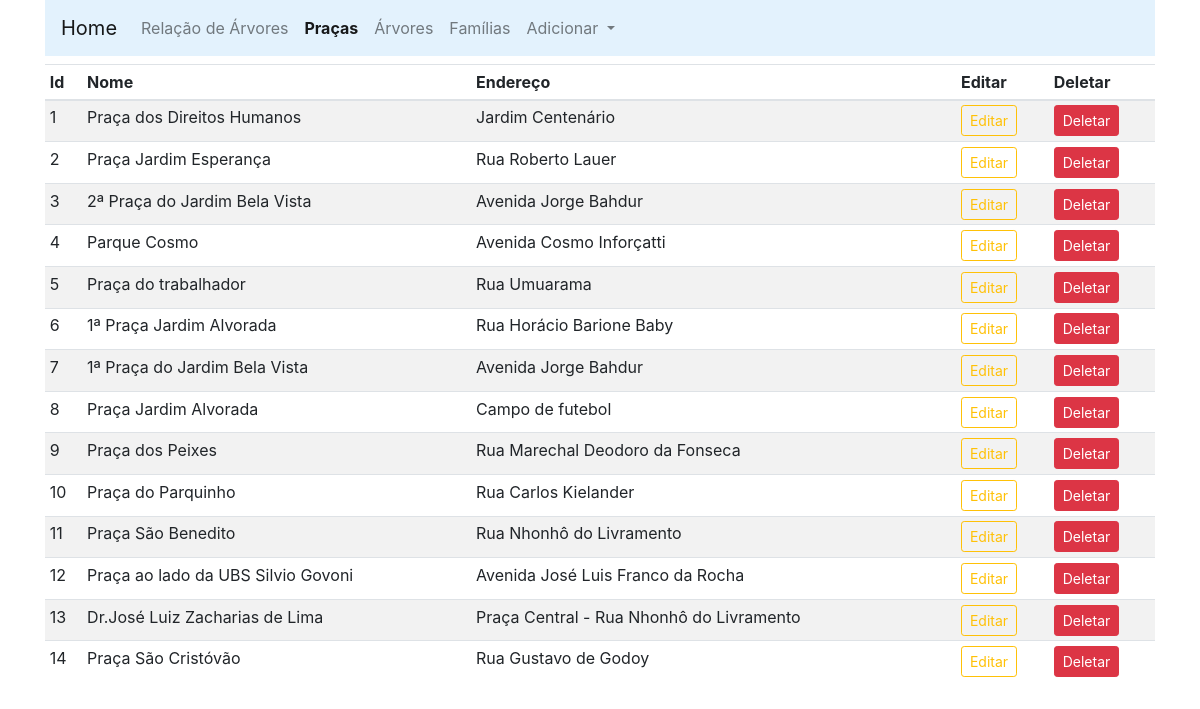
Page /pracas (signed in) on the earlier database version.
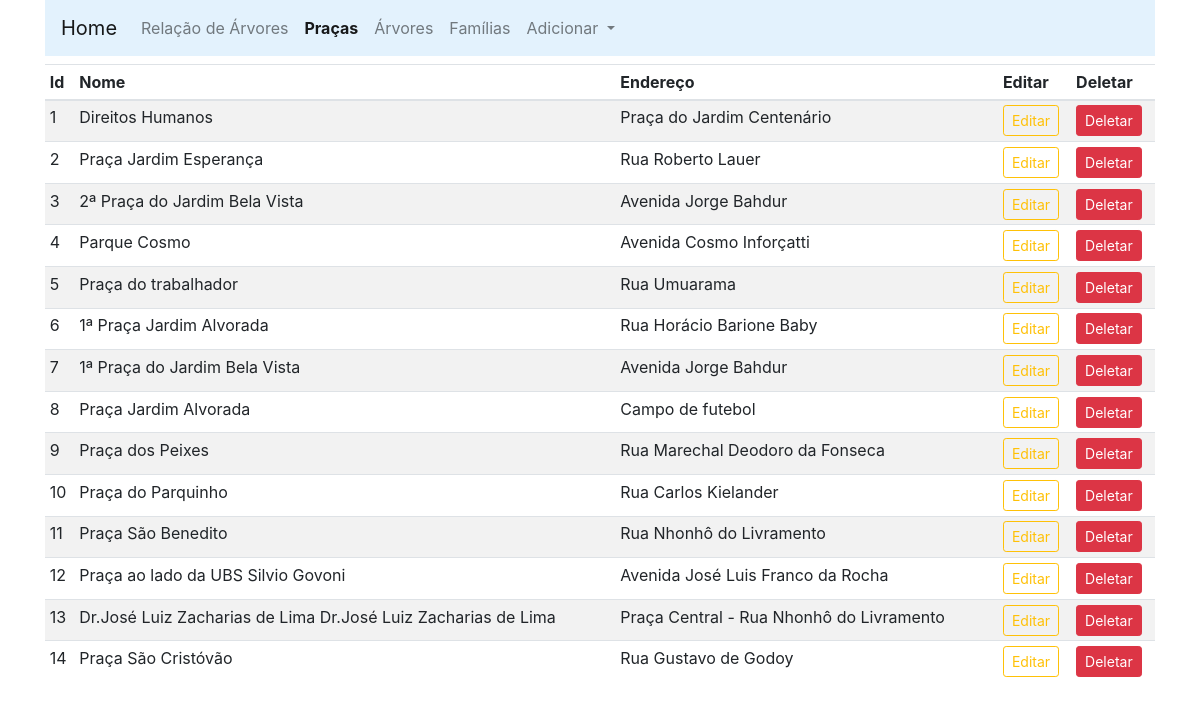
Same page on the later database version.
### app_arbo/trees/models.py (models this page shows)
class Praca(db.Model):
    id=db.Column(db.Integer,primary_key=True)
    name=db.Column(db.String(30),nullable=False,unique=True)
    end=db.Column(db.String(100),nullable=False,unique=False)
    desc=db.Column(db.String(500),nullable=False,unique=False)
    image_1=db.Column(db.String(30),nullable=False,unique=True)
    image_2=db.Column(db.String(30),nullable=False,unique=True)
    image_3=db.Column(db.String(30),nullable=False,unique=True)

### app_arbo/admin/rotas.py (the view)
@app.route('/pracas')
def pracas():
    if 'email' not in session:
        flash(f'Favor faça seu login no sistema.', 'success')
        return redirect(url_for('login'))
    pracas = Praca.query.order_by(Praca.id.desc()).all()
    return render_template('admin/pracas.html', title='Página Praças', pracas=pracas)

### app_arbo/templates/admin/pracas.html (shortened to what this page needs)
{% extends 'layouts.html' %}
{% block content %}
<div class="container">
    <nav class="navbar navbar-expand-lg navbar-light" style="background-color: #e3f2fd;">
        <a class="navbar-brand" href="/">Home</a>
        <div class="collapse navbar-collapse" id="navbarSupportedContent">
          <ul class="navbar-nav mr-auto">
            <li class="nav-item ">
              <a class="nav-link" href="/admin">Relação de Árvores <span class="sr-only">(current)</span></a>
            </li>
            <li class="nav-item active">
              <a class="nav-link" href="/pracas"><strong>Praças</strong></a>
            </li>
            <li class="nav-item">
              <a class="nav-link" href="/arvores">Árvores</a>
            </li>
            <li class="nav-item">
              <a class="nav-link" href="/familias">Famílias</a>
            </li>
            <li class="nav-item dropdown">
              <a class="nav-link dropdown-toggle" href="#" id="navbarDropdown" role="button" data-toggle="dropdown" aria-haspopup="true" aria-expanded="false">
                Adicionar
              </a>
            </li>
          </ul>
        </div>
      </nav>
</div>
<div class="container mt-2">
    <table class="table table-sm table-striped">
        <thead>
            <th>Id</th>
            <th>Nome</th>
            <th>Endereço</th>
            <th></th>
            <th>Editar</th>
            <th>Deletar</th>
        </thead>
        <tbody>
            {% if pracas %}
            {% for praca in pracas %}
            <tr>
                <td>{{loop.index}}</td>
                <td>{{praca.name}}</td>
                <td>{{praca.end}}</td>
                <td></td>
                <td><a href="{{url_for('updatepraca', id=praca.id)}}" class="btn btn-sm btn-outline-warning">Editar</a></td>
                <td>
                <button type="button" class="btn btn-danger btn-sm" data-toggle="modal" data-target="#exampleModal-{{praca.id}}">
                  Deletar
                </button>
                </td>
            </tr>
            {% endfor %}
            {% endif %}
        </tbody>
    </table>
</div>
{% endblock content %}

Differences in the rows shown:
changed Praca: name "Praça dos Direitos Humanos" → "Direitos Humanos"; end "Jardim Centenário" → "Praça do Jardim Centenário"
changed Praca "Praça Central - Rua Nhonhô do Livramento": name "Dr.José Luiz Zacharias de Lima" → "Dr.José Luiz Zacharias de Lima Dr.José Luiz Zacharias de Lima"
